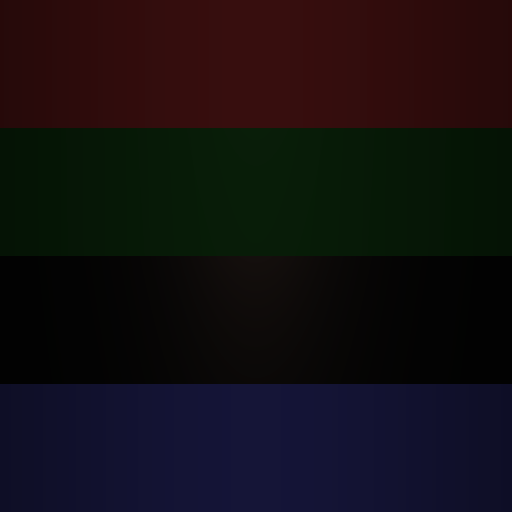
#> input picture playground/brdf_gallery.png, 512 x 512 px
$ python quality_metrics.py ../playground/brdf_gallery.png ../playground/hello_triangle.png
#> lines starting #> are read from the running program, lines starting #| are printed output that depends on the picture; long printed decimals are rounded
#!/usr/bin/env python3
"""Image quality comparison tool for Lux shader output validation.

Compares baseline and candidate images using PSNR and SSIM metrics.
Requires only PIL (Pillow) and numpy -- no OpenCV or scikit-image needed.

Usage:
    python tools/quality_metrics.py baseline.png candidate.png
    python tools/quality_metrics.py baseline.png candidate.png --diff diff_heatmap.png
    python tools/quality_metrics.py baseline.png candidate.png --psnr-threshold 35 --ssim-threshold 0.97
"""

from __future__ import annotations

import argparse
import json
import math
import sys
from pathlib import Path

import numpy as np
from PIL import Image


def compare_images(
    baseline_path: str,
    candidate_path: str,
    diff_output: str | None = None,
) -> dict:
    """Compare two images for quality degradation.

    Loads both images, converts to numpy arrays, and computes pixel-level
    quality metrics.  Optionally writes a per-pixel difference heatmap PNG.

    Args:
        baseline_path: Path to the reference / ground-truth image.
        candidate_path: Path to the image under test.
        diff_output: If provided, path where the difference heatmap PNG is saved.

    Returns:
        dict with keys:
            psnr      -- Peak Signal-to-Noise Ratio in dB.
                         >40 dB  = imperceptible difference
                         >30 dB  = acceptable difference
                         float('inf') when images are identical.
            ssim      -- Structural Similarity Index in [0, 1].
                         >0.99 = visually lossless
                         >0.95 = acceptable
            max_delta -- Maximum absolute per-pixel difference (0-255 scale).
            width     -- Image width in pixels.
            height    -- Image height in pixels.

    Raises:
        FileNotFoundError: If either image path does not exist.
        ValueError: If the two images have different dimensions.
    """
#> called with baseline_path = '../playground/brdf_gallery.png', candidate_path = '../playground/hello_triangle.png'
    baseline_img = Image.open(baseline_path).convert("RGB")
    candidate_img = Image.open(candidate_path).convert("RGB")
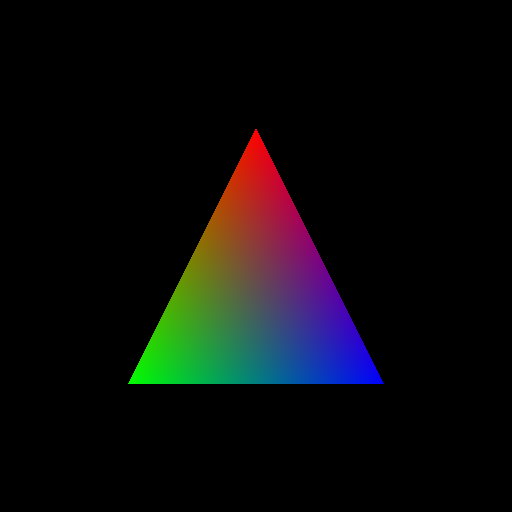
#> input picture playground/hello_triangle.png, 512 x 512 px

    if baseline_img.size != candidate_img.size:
        raise ValueError(
            f"Image size mismatch: baseline is {baseline_img.size}, "
            f"candidate is {candidate_img.size}"
        )

    width, height = baseline_img.size
#> width = 512; height = 512

    # Convert to float64 arrays for precision (H x W x 3, range 0-255)
    a = np.asarray(baseline_img, dtype=np.float64)
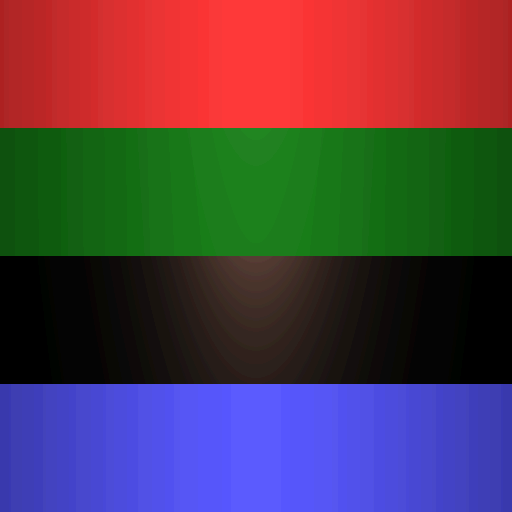
#> a: shape (512, 512, 3) float64; mean R, G, B 19.7, 14.9, 17.8; drawn with min black and max white
    b = np.asarray(candidate_img, dtype=np.float64)

    diff = a - b
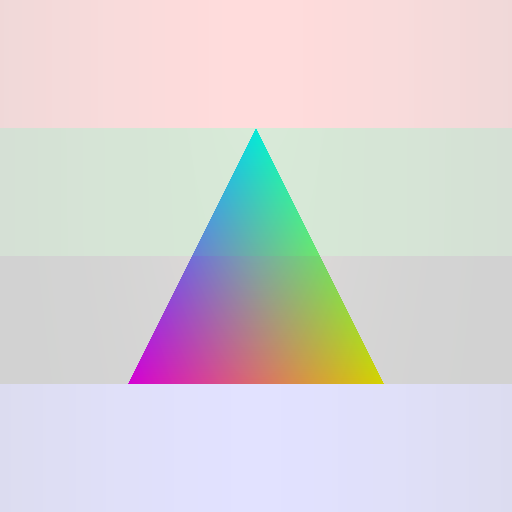
#> diff: shape (512, 512, 3) float64; mean R, G, B 9.1, 4.3, 7.2; drawn with min black and max white

    # --- PSNR ---
    mse = float(np.mean(diff ** 2))
#> mse = 1687.1
    if mse == 0.0:
        psnr = float("inf")
    else:
        psnr = 10.0 * math.log10(255.0 ** 2 / mse)
#> psnr = 15.86

    # --- SSIM (full-image statistics, per-channel then averaged) ---
    ssim = _compute_ssim(a, b)

    # --- Max delta ---
    max_delta = int(np.max(np.abs(diff)))

    # --- Diff heatmap ---
    if diff_output is not None:
        _save_diff_heatmap(diff, diff_output)

    return {
        "psnr": psnr,
        "ssim": ssim,
        "max_delta": max_delta,
        "width": width,
        "height": height,
    }


def _compute_ssim(a: np.ndarray, b: np.ndarray) -> float:
    """Structural Similarity Index between two H x W x C float64 arrays.

    Uses per-channel global-statistics approach (Wang et al., 2004 simplified)
    and averages across channels.

    Constants follow the original paper:
        C1 = (K1 * L)^2,  K1 = 0.01, L = 255
        C2 = (K2 * L)^2,  K2 = 0.03, L = 255
    """
    c1 = (0.01 * 255.0) ** 2  # 6.5025
    c2 = (0.03 * 255.0) ** 2  # 58.5225

    num_channels = a.shape[2] if a.ndim == 3 else 1
#> num_channels = 3
    ssim_channels: list[float] = []

    for ch in range(num_channels):
        x = a[:, :, ch] if a.ndim == 3 else a
        y = b[:, :, ch] if b.ndim == 3 else b

        mu_x = float(np.mean(x))
        mu_y = float(np.mean(y))
        sigma_x_sq = float(np.var(x))
        sigma_y_sq = float(np.var(y))
        sigma_xy = float(np.mean((x - mu_x) * (y - mu_y)))

        # Luminance * Contrast-structure combined
        numerator = (2.0 * mu_x * mu_y + c1) * (2.0 * sigma_xy + c2)
        denominator = (mu_x ** 2 + mu_y ** 2 + c1) * (sigma_x_sq + sigma_y_sq + c2)

        ssim_channels.append(numerator / denominator)
#> this loop made 3 passes
#> (mu_x, mu_y, sigma_x_sq, sigma_y_sq, sigma_xy, numerator, denominator) on passes 1 to 3: (19.7, 10.6, 301.8, 1242.2, -98.59, -58834.4, 812493.8), (14.95, 10.63, 56.16, 1241.8, -43.58, -9282.9, 465160.1), (17.81, 10.63, 319.9, 1241.8, -110.3, -62370.5, 707336.5)
#> pass 1, in _compute_ssim, `x = a[:, :, ch] if a.ndim == 3 else a`:
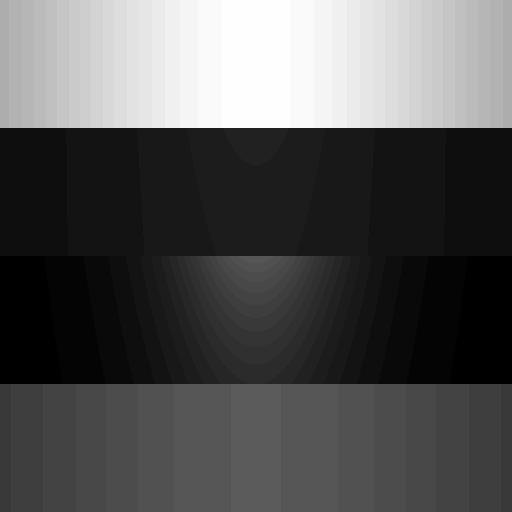
#> x: shape (512, 512) float64; min 2, max 55, mean 19.7; drawn with min black and max white
#> pass 1, in _compute_ssim, `y = b[:, :, ch] if b.ndim == 3 else b`:
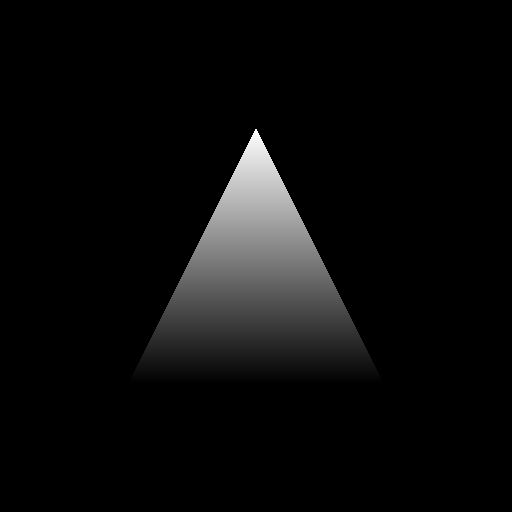
#> y: shape (512, 512) float64; min 0, max 254, mean 10.6
#> after the loop:
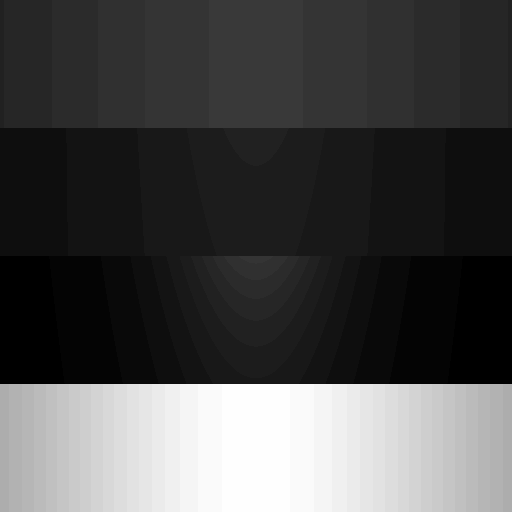
#> x: shape (512, 512) float64; min 2, max 55, mean 17.8; drawn with min black and max white
#> after the loop:
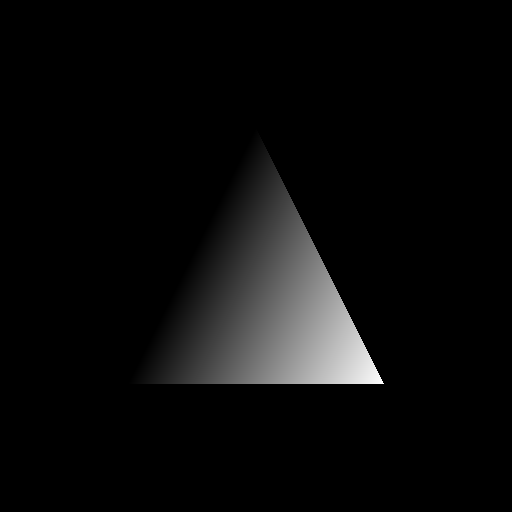
#> y: shape (512, 512) float64; min 0, max 254, mean 10.6
#> after the loop, ssim_channels = [-0.0724, -0.02, -0.0882]

    return float(np.mean(ssim_channels))


def _save_diff_heatmap(diff: np.ndarray, output_path: str) -> None:
    """Save a heatmap PNG visualising per-pixel absolute differences.

    Maps the per-pixel L2 magnitude across channels to a blue-red colour ramp:
    blue (0 difference) -> red (max difference).
    """
    # Per-pixel Euclidean distance across channels, then normalise to 0-1
    magnitude = np.sqrt(np.sum(diff ** 2, axis=2))
    max_mag = float(np.max(magnitude))
    if max_mag == 0.0:
        # Identical images -- produce an all-black heatmap
        h, w = magnitude.shape
        Image.fromarray(np.zeros((h, w, 3), dtype=np.uint8)).save(output_path)
        return

    norm = magnitude / max_mag  # 0-1

    # Build an RGB heatmap: blue (cold) -> red (hot)
    # R channel ramps up, B channel ramps down, G peaks in the middle
    r = np.clip(norm * 2.0, 0.0, 1.0)
    g = np.clip(1.0 - np.abs(norm - 0.5) * 2.0, 0.0, 1.0)
    b = np.clip(1.0 - norm * 2.0, 0.0, 1.0)

    heatmap = np.stack([r, g, b], axis=2)
    heatmap_u8 = (heatmap * 255.0).astype(np.uint8)

    Image.fromarray(heatmap_u8, mode="RGB").save(output_path)


def quality_check(
    psnr: float,
    ssim: float,
    psnr_threshold: float = 40.0,
    ssim_threshold: float = 0.99,
) -> dict:
    """Check whether quality metrics pass the given thresholds.

    Args:
        psnr: Peak Signal-to-Noise Ratio value (dB).
        ssim: Structural Similarity Index value (0-1).
        psnr_threshold: Minimum acceptable PSNR (default 40.0 dB).
        ssim_threshold: Minimum acceptable SSIM (default 0.99).

    Returns:
        dict with keys:
            passed  -- True if both metrics pass.
            psnr_ok -- True if PSNR >= threshold.
            ssim_ok -- True if SSIM >= threshold.
            message -- Human-readable summary string.
    """
    psnr_ok = psnr >= psnr_threshold
    ssim_ok = ssim >= ssim_threshold
    passed = psnr_ok and ssim_ok

    parts: list[str] = []
    if passed:
        parts.append("PASS")
    else:
        parts.append("FAIL")

    psnr_str = f"{psnr:.2f}" if math.isfinite(psnr) else "inf"
    parts.append(f"PSNR={psnr_str} dB ({'ok' if psnr_ok else 'BELOW ' + str(psnr_threshold)})")
    parts.append(f"SSIM={ssim:.4f} ({'ok' if ssim_ok else 'BELOW ' + str(ssim_threshold)})")

    return {
        "passed": passed,
        "psnr_ok": psnr_ok,
        "ssim_ok": ssim_ok,
        "message": " | ".join(parts),
    }


def main() -> None:
    parser = argparse.ArgumentParser(
        description="Compare two images for quality degradation (PSNR / SSIM)"
    )
    parser.add_argument("baseline", type=str, help="Path to baseline (reference) image")
    parser.add_argument("candidate", type=str, help="Path to candidate image")
    parser.add_argument(
        "--diff", type=str, default=None,
        help="Output path for difference heatmap PNG",
    )
    parser.add_argument(
        "--psnr-threshold", type=float, default=40.0,
        help="Minimum acceptable PSNR in dB (default: 40.0)",
    )
    parser.add_argument(
        "--ssim-threshold", type=float, default=0.99,
        help="Minimum acceptable SSIM (default: 0.99)",
    )
    parser.add_argument(
        "--json", action="store_true",
        help="Output results as JSON",
    )
    args = parser.parse_args()

    try:
        result = compare_images(args.baseline, args.candidate, diff_output=args.diff)
#> in compare_images, `ssim = _compute_ssim(a, b)`: ssim = -0.0602
#> in compare_images, `max_delta = int(np.max(np.abs(diff)))`: max_delta = 250
#> result = {'psnr': 15.86, 'ssim': -0.0602, 'max_delta': 250, 'width': 512, 'height': 512}
    except FileNotFoundError as e:
        print(f"Error: {e}", file=sys.stderr)
        sys.exit(1)
    except ValueError as e:
        print(f"Error: {e}", file=sys.stderr)
        sys.exit(1)

    check = quality_check(
        result["psnr"], result["ssim"],
        psnr_threshold=args.psnr_threshold,
        ssim_threshold=args.ssim_threshold,
    )
#> check = 4 items

    if args.json:
        output = {**result, **check}
        print(json.dumps(output, indent=2, default=str))
    else:
        psnr_str = f"{result['psnr']:.2f}" if math.isfinite(result["psnr"]) else "inf"
#> psnr_str = '15.86'
        print(f"Image size : {result['width']}x{result['height']}")
#| Image size : 512x512
        print(f"PSNR       : {psnr_str} dB")
#| PSNR       : 15.86 dB
        print(f"SSIM       : {result['ssim']:.6f}")
#| SSIM       : -0.06018
        print(f"Max delta  : {result['max_delta']}")
#| Max delta  : 250
        print(f"Result     : {check['message']}")
#| Result     : FAIL | PSNR=15.86 dB (BELOW 40.0) | SSIM=-0.0602 (BELOW 0.99)
        if args.diff:
            print(f"Diff heatmap: {args.diff}")

#> (the run stopped early here; a loop or call above may not have finished)
